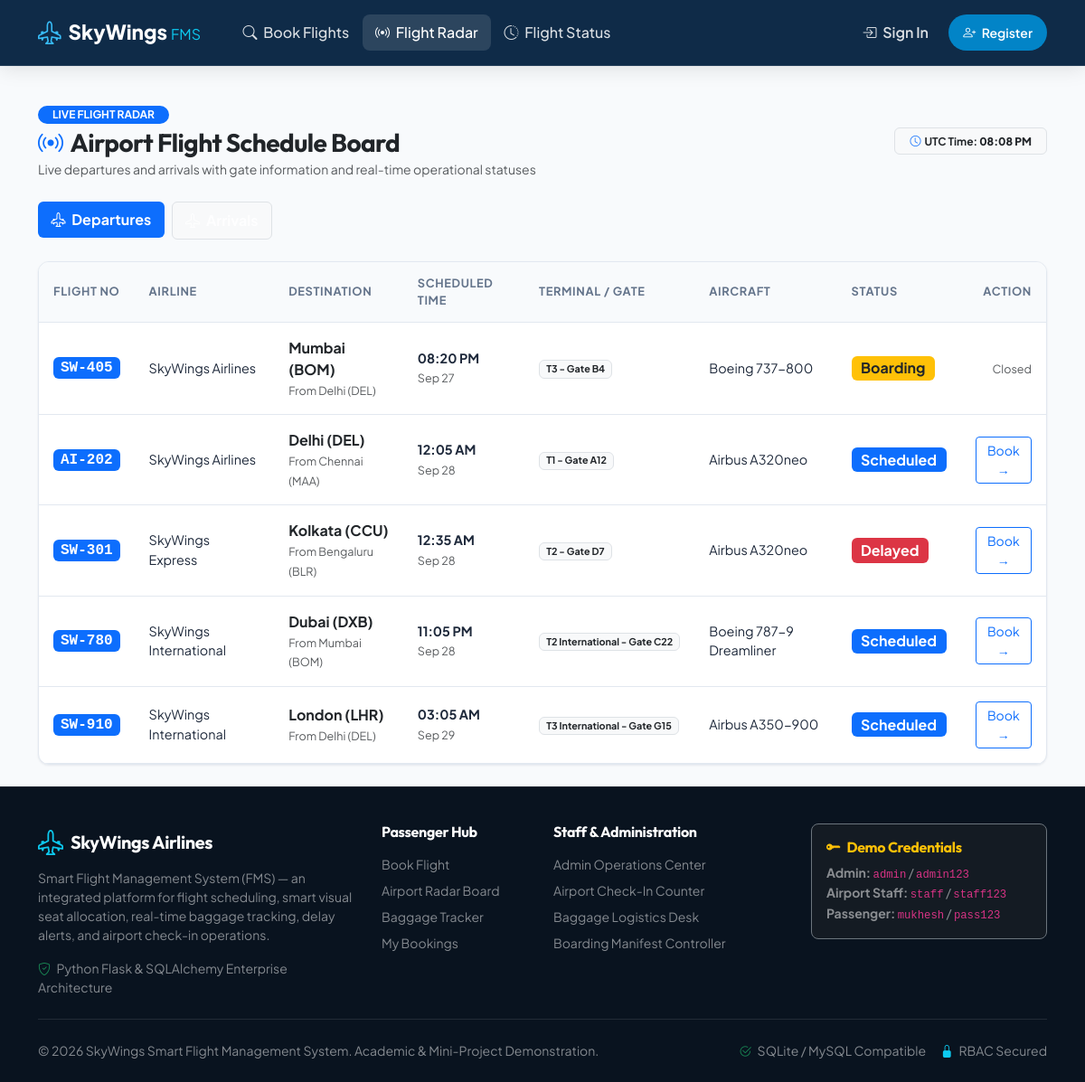
Page /flights/schedule on the committed database.
### models/flight.py (models this page shows, shortened)
class Flight(db.Model):
    __tablename__ = 'flights'
    id = db.Column(db.Integer, primary_key=True)
    flight_number = db.Column(db.String(20), nullable=False, index=True) # e.g. 'SW-202'
    airline_name = db.Column(db.String(80), nullable=False, default='SkyWings Airlines')
    source = db.Column(db.String(80), nullable=False) # e.g. 'Chennai'
    source_code = db.Column(db.String(10), nullable=False, index=True) # e.g. 'MAA'
    destination = db.Column(db.String(80), nullable=False) # e.g. 'Delhi'
    destination_code = db.Column(db.String(10), nullable=False, index=True) # e.g. 'DEL'
    departure_time = db.Column(db.DateTime, nullable=False)
    arrival_time = db.Column(db.DateTime, nullable=False)
    duration = db.Column(db.String(30), nullable=True) # e.g. '2h 50m'
    aircraft_id = db.Column(db.Integer, db.ForeignKey('aircraft.id'), nullable=False)
    gate = db.Column(db.String(20), default='A1')
    terminal = db.Column(db.String(20), default='T3')
    status = db.Column(db.String(30), nullable=False, default='Scheduled', index=True)
    base_price = db.Column(db.Float, nullable=False, default=4500.0)
    available_seats = db.Column(db.Integer, nullable=False)
    created_at = db.Column(db.DateTime, default=datetime.utcnow)
    seats = db.relationship('Seat', backref='flight', cascade='all, delete-orphan', lazy='dynamic')
    bookings = db.relationship('Booking', backref='flight', cascade='all, delete-orphan', lazy='dynamic')
    delays = db.relationship('FlightDelay', backref='flight', cascade='all, delete-orphan', lazy='dynamic')
    cancellations = db.relationship('FlightCancellation', backref='flight', cascade='all, delete-orphan', uselist=False)
    @property
    def is_bookable(self):
        return self.status in ['Scheduled', 'Delayed'] and self.available_seats > 0
    @property
    def status_badge_class(self):
        mapping = {
            'Scheduled': 'bg-primary',
            'Boarding': 'bg-warning text-dark',
            'Departed': 'bg-info text-dark',
            'Delayed': 'bg-danger',
            'Cancelled': 'bg-secondary',
            'Arrived': 'bg-success'
        }
        return mapping.get(self.status, 'bg-secondary')

class Aircraft(db.Model):
    __tablename__ = 'aircraft'
    id = db.Column(db.Integer, primary_key=True)
    model = db.Column(db.String(80), nullable=False) # e.g., 'Airbus A320neo', 'Boeing 737-800', 'Boeing 787-9 Dreamliner'
    registration_no = db.Column(db.String(30), unique=True, nullable=False) # e.g., 'VT-SKY101'
    total_seats = db.Column(db.Integer, nullable=False, default=180)
    economy_seats = db.Column(db.Integer, nullable=False, default=150)
    business_seats = db.Column(db.Integer, nullable=False, default=24)
    first_class_seats = db.Column(db.Integer, nullable=False, default=6)
    status = db.Column(db.String(20), default='Active') # 'Active', 'Maintenance', 'Standby'
    flights = db.relationship('Flight', backref='aircraft', lazy='dynamic')

### routes/flights.py (the view)
@flights_bp.route('/schedule')
def schedule():
    departures = Flight.query.filter(
        Flight.status.in_(['Scheduled', 'Boarding', 'Delayed', 'Departed'])
    ).order_by(Flight.departure_time.asc()).limit(20).all()
    arrivals = Flight.query.filter(
        Flight.status.in_(['Scheduled', 'Departed', 'Delayed', 'Arrived'])
    ).order_by(Flight.arrival_time.asc()).limit(20).all()
    return render_template(
        'flights/schedule.html',
        departures=departures,
        arrivals=arrivals,
        now=datetime.utcnow()
    )

### templates/flights/schedule.html (shortened to what this page needs)
{% extends 'base.html' %}
{% block content %}
<div class="container py-4">
    <div class="d-flex flex-wrap justify-content-between align-items-center mb-4 gap-3">
        <div>
            <span class="badge bg-primary text-white px-3 py-1 rounded-pill fw-bold text-uppercase mb-1">Live Flight Radar</span>
            <h3 class="fw-bold mb-0 text-dark"><i class="bi bi-broadcast me-2 text-primary"></i>Airport Flight Schedule Board</h3>
            <small class="text-muted">Live departures and arrivals with gate information and real-time operational statuses</small>
        </div>
        <div class="d-flex align-items-center gap-2">
            <span class="badge bg-light text-dark border px-3 py-2"><i class="bi bi-clock me-1 text-primary"></i>UTC Time: <strong>{{ now.strftime('%I:%M %p') }}</strong></span>
        </div>
    </div>
    <ul class="nav nav-pills mb-4 gap-2" id="fidsTab" role="tablist">
        <li class="nav-item" role="presentation">
            <button class="nav-link active bg-primary px-4 fw-bold" id="departures-tab" data-bs-toggle="pill" data-bs-target="#departures" type="button" role="tab">
                <i class="bi bi-airplane-engines me-1"></i> Departures
            </button>
        </li>
        <li class="nav-item" role="presentation">
            <button class="nav-link bg-light text-dark border px-4 fw-bold" id="arrivals-tab" data-bs-toggle="pill" data-bs-target="#arrivals" type="button" role="tab">
                <i class="bi bi-airplane me-1"></i> Arrivals
            </button>
        </li>
    </ul>
    <div class="tab-content" id="fidsTabContent">
        <div class="tab-pane fade show active" id="departures" role="tabpanel">
            <div class="fms-card">
                <div class="fms-card-body p-0">
                    <div class="table-responsive">
                        <table class="fms-table">
                            <thead>
                                <tr>
                                    <th>Flight No</th>
                                    <th>Airline</th>
                                    <th>Destination</th>
                                    <th>Scheduled Time</th>
                                    <th>Terminal / Gate</th>
                                    <th>Aircraft</th>
                                    <th>Status</th>
                                    <th class="text-end">Action</th>
                                </tr>
                            </thead>
                            <tbody>
                                {% for f in departures %}
                                <tr>
                                    <td><span class="badge bg-primary fs-6 px-2 py-1 font-monospace">{{ f.flight_number }}</span></td>
                                    <td>{{ f.airline_name }}</td>
                                    <td>
                                        <div class="fw-bold text-dark fs-6">{{ f.destination }} ({{ f.destination_code }})</div>
                                        <small class="text-muted">From {{ f.source }} ({{ f.source_code }})</small>
                                    </td>
                                    <td>
                                        <div class="fw-bold">{{ f.departure_time.strftime('%I:%M %p') }}</div>
                                        <small class="text-muted">{{ f.departure_time.strftime('%b %d') }}</small>
                                    </td>
                                    <td><span class="badge bg-light text-dark border">{{ f.terminal }} - Gate {{ f.gate }}</span></td>
                                    <td>{{ f.aircraft.model if f.aircraft else 'Airbus A320' }}</td>
                                    <td><span class="badge {{ f.status_badge_class }} fs-6">{{ f.status }}</span></td>
                                    <td class="text-end">
                                        {% if f.is_bookable %}
                                            <a href="{{ url_for('passenger.seat_select', flight_id=f.id) }}" class="btn btn-sm btn-outline-primary py-1">
                                                Book &rarr;
                                            </a>
                                        {% else %}
                                            <span class="text-muted small">Closed</span>
                                        {% endif %}
                                    </td>
                                </tr>
                                {% endfor %}
                            </tbody>
                        </table>
                    </div>
                </div>
            </div>
        </div>
    </div>
</div>
{% endblock %}

### static/css/custom.css (style rules this page uses)
:root { --fms-primary: #0f2b48; --fms-primary-light: #1e3a5f; --fms-accent: #0284c7; --fms-accent-light: #38bdf8; --fms-gold: #f59e0b; --fms-success: #10b981; --fms-warning: #f59e0b; --fms-danger: #ef4444; --fms-dark: #09131f; --fms-bg: #f8fafc; --fms-card-bg: #ffffff; --fms-border: #e2e8f0; --fms-text-main: #1e293b; --fms-text-muted: #64748b; --fms-radius: 12px; --fms-radius-sm: 8px; --fms-shadow-sm: 0 1px 3px rgba(15, 43, 72, 0.05), 0 1px 2px rgba(15, 43, 72, 0.03); --fms-shadow: 0 10px 25px -5px rgba(15, 43, 72, 0.08), 0 8px 10px -6px rgba(15, 43, 72, 0.04); --fms-shadow-lg: 0 20px 30px -10px rgba(15, 43, 72, 0.12), 0 10px 15px -5px rgba(15, 43, 72, 0.06); }
body { font-family: 'Plus Jakarta Sans', sans-serif; background-color: var(--fms-bg); color: var(--fms-text-main); min-height: 100vh; display: flex; flex-direction: column; }
h1, h2, h3, h4, h5, h6, .brand-font { font-family: 'Outfit', sans-serif; font-weight: 700; letter-spacing: -0.02em; }
.nav-link { font-weight: 500; color: rgba(255, 255, 255, 0.85) !important; padding: 0.5rem 0.9rem !important; border-radius: var(--fms-radius-sm); transition: all 0.2s ease; }
.nav-link:hover, .nav-link.active { color: #ffffff !important; background-color: rgba(255, 255, 255, 0.12); }
.fms-card { background: var(--fms-card-bg); border-radius: var(--fms-radius); border: 1px solid var(--fms-border); box-shadow: var(--fms-shadow-sm); transition: transform 0.2s ease, box-shadow 0.2s ease; overflow: hidden; }
.fms-card-body { padding: 1.5rem; }
.fms-table { width: 100%; margin-bottom: 0; border-collapse: separate; border-spacing: 0; }
.fms-table thead th { background-color: #f8fafc; color: var(--fms-text-muted); font-weight: 700; font-size: 0.8rem; text-transform: uppercase; letter-spacing: 0.05em; padding: 0.85rem 1rem; border-bottom: 1px solid var(--fms-border); }
.fms-table tbody td { padding: 1rem; vertical-align: middle; border-bottom: 1px solid var(--fms-border); font-size: 0.9rem; }

### rows in the picture
Flight: flight_number "SW-405", airline_name "SkyWings Airlines", destination "Mumbai", destination_code "BOM", source "Delhi", source_code "DEL", departure_time "08:20 PM", departure_time "Sep 27", terminal "T3", gate "B4", aircraft "Boeing 737-800", status "Boarding", shows "Closed"
Flight: flight_number "AI-202", airline_name "SkyWings Airlines", destination "Delhi", destination_code "DEL", source "Chennai", source_code "MAA", departure_time "12:05 AM", departure_time "Sep 28", terminal "T1", gate "A12", aircraft "Airbus A320neo", status "Scheduled"
Flight: flight_number "SW-301", airline_name "SkyWings Express", destination "Kolkata", destination_code "CCU", source "Bengaluru", source_code "BLR", departure_time "12:35 AM", departure_time "Sep 28", terminal "T2", gate "D7", aircraft "Airbus A320neo", status "Delayed"
Flight: flight_number "SW-780", airline_name "SkyWings International", destination "Dubai", destination_code "DXB", source "Mumbai", source_code "BOM", departure_time "11:05 PM", departure_time "Sep 28", terminal "T2 International", gate "C22", aircraft "Boeing 787-9 Dreamliner", status "Scheduled"
Flight: flight_number "SW-910", airline_name "SkyWings International", destination "London", destination_code "LHR", source "Delhi", source_code "DEL", departure_time "03:05 AM", departure_time "Sep 29", terminal "T3 International", gate "G15", aircraft "Airbus A350-900", status "Scheduled"
